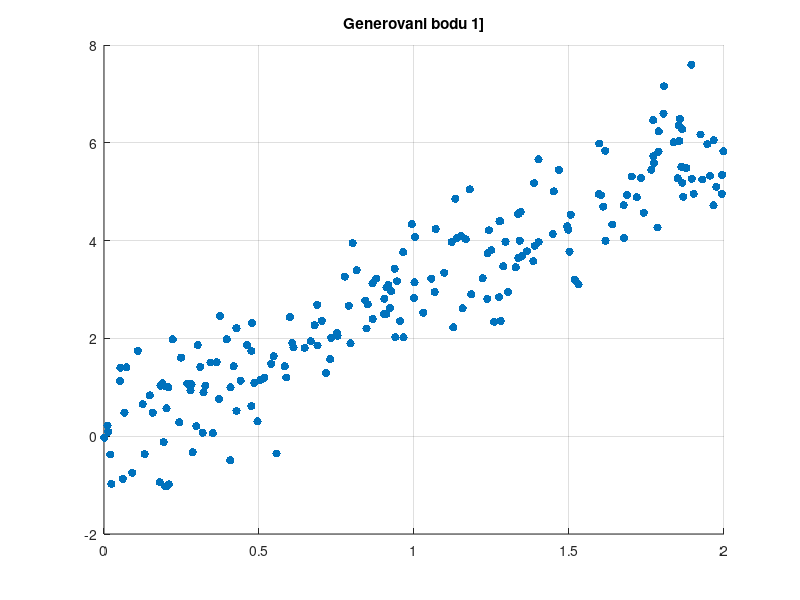
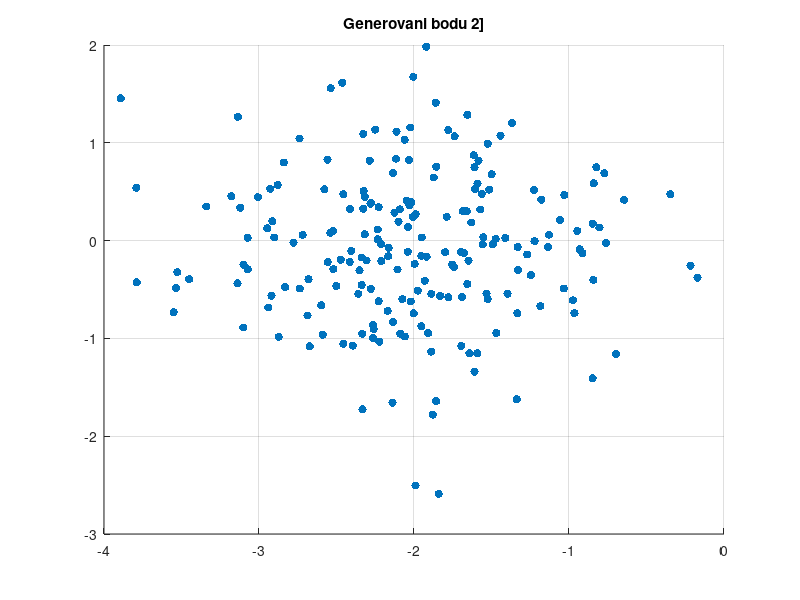

Write the MATLAB code that produced these figures, in order.
clc; clear; close all; format long g
n = 200;

% Generování dat s vysokou variabilitou v první ose (x) a malou v druhé (y)
x = 2 * rand(n,1); % x bude náhodné číslo mezi 0 a 1
y = 3 * x + 0.75 * randn(n, 1); % y je lineárně závislé na x, ale s přidaným šumem

sada1 = [x,y];
save sada1.mat sada1

% Vytvoření grafu
figure(1)
scatter(x,y, 'filled')
grid on
title('Generovani bodu 1]')

%%

q = 0.75*randn(n,1)-2;
w = 0.75*randn(n,1);
sada2 = [q,w];
save sada2.mat sada2

figure(2)
scatter(q,w,'filled')
grid on
title('Generovani bodu 2]')

%%
